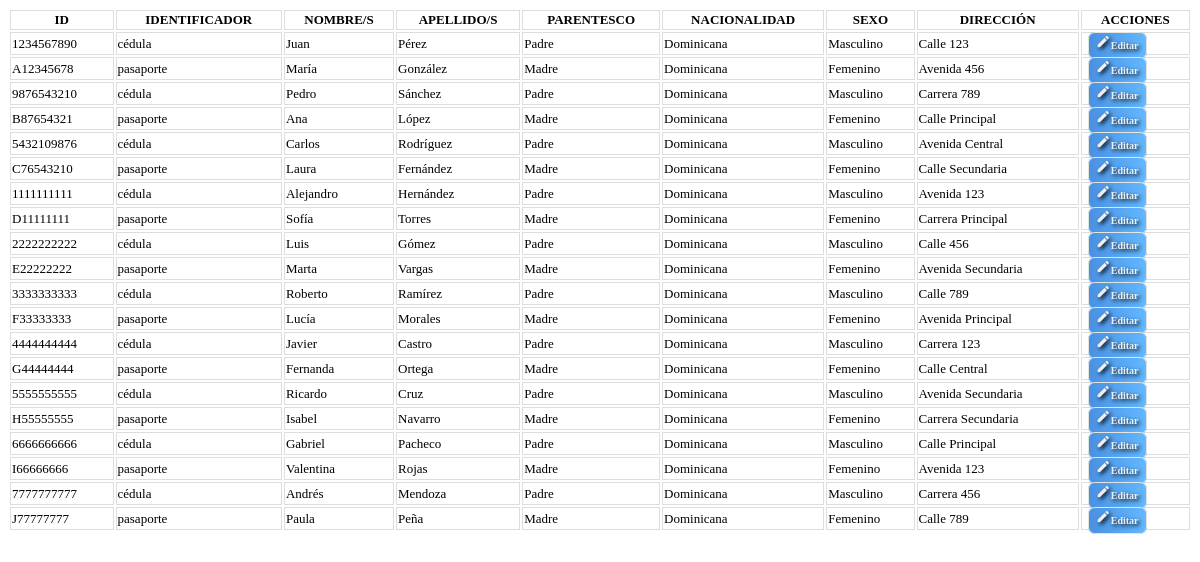
/consulta_padrespacientes2.php, run on an earlier commit of the app's database.
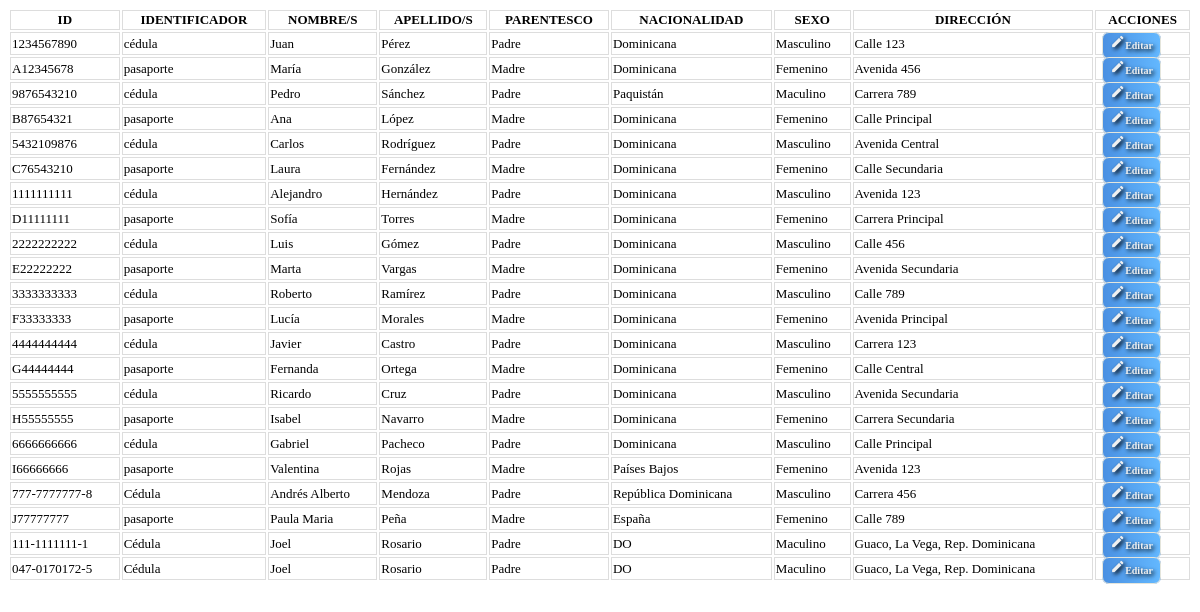
And on a later commit of the database.
### tables this page shows
CREATE TABLE `datos_padres_de_pacientes` (
  `Numidentificador` varchar(25) NOT NULL,
  `Tipo_Identificador` text,
  `Nombre` text,
  `Apellido` text,
  `Parentesco` text,
  `Nacionalidad` text,
  `Sexo` text,
  `Direccion` text,
  `Ocupacion` text,
  PRIMARY KEY (`Numidentificador`)
);

### consulta_padrespacientes2.php (the view, shortened to what this page needs)
<?php
$servername = "localhost";
$username = "root";
$password = "";
$database = "pediatra_sis";
$conn = new mysqli($servername, $username, $password, $database);
$query = "SELECT * FROM datos_padres_de_pacientes";
$result = $conn->query($query);
function in_iframe()
{
  return $_SERVER['HTTP_REFERER'] !== null && $_SERVER['HTTP_REFERER'] !== $_SERVER['REQUEST_URI'];
}
?>
<!DOCTYPE html>
<html lang="es">
<head>
  <link rel="stylesheet" href="https://cdn.datatables.net/1.13.5/css/jquery.dataTables.min.css">
  <link rel="stylesheet" href="https://cdn.datatables.net/buttons/2.4.1/css/buttons.dataTables.min.css">
</head>
<body>
  <table id="tabla_padrespacientes" class="display" style="width:100%; font-size:small;">
    <thead>
      <tr>
        <th>Id</th>
        <th>Identificador</th>
        <th>Nombre/s</th>
        <th>Apellido/s</th>
        <th>Parentesco</th>
        <th>Nacionalidad</th>
        <th>sexo</th>
        <th>Dirección</th>
        <th>Acciones</th>
      </tr>
    </thead>
    <tbody>
      <?php
      if ($result->num_rows > 0) {
        while ($row = $result->fetch_assoc()) {
          echo "<tr onclick=\"seleccionarpadrepaciente('" . $row["Numidentificador"] . "', '" . $row["Nombre"] . "')\">";
          echo "<td>" . $row["Numidentificador"] . "</td>";
          echo "<td>" . $row["Tipo_Identificador"] . "</td>";
          echo "<td>" . $row["Nombre"] . "</td>";
          echo "<td>" . $row["Apellido"] . "</td>";
          echo "<td>" . $row["Parentesco"] . "</td>";
          echo "<td>" . $row["Nacionalidad"] . "</td>";
          echo "<td>" . $row["Sexo"] . "</td>";
          echo "<td>" . $row["Direccion"] . "</td>";
          echo "<td> <a class='clasebotonVER' href=\"modulo/padrespacientes/editar.php?Numidentificador=$row[Numidentificador]&pag=$pagina\" " . (in_iframe() ? 'target="_parent"' : '') . "><i class='material-icons' style='font-size:15px;color:#f0f0f0;text-shadow:2px 2px 4px #000000;'>edit</i>Editar</a> </td>";
          echo "</tr>";
        }
      } else {
        echo "<tr><td colspan='2'>No se encontraron resultados.</td></tr>";
      }
      ?>
    </tbody>
  </table>
</body>
</html>

### consulta_padrespacientes2.php (style rules this page uses)
.clasebotonVER { color: #f0f0f0; text-shadow: 2px 2px 4px #000000; font-weight: bold; border: 1px solid #e4e5dc; outline: none; background: linear-gradient(to right, #4a90e2, #63b8ff); border-radius: 7px; width: auto; text-decoration: none; height: 40px; font-size: 16px; padding: 7px; margin: 5px; }
th { background-color: white; text-transform: uppercase; }
tr,th, td { border:1px solid #ddd ; }
.clasebotonVER { color:#f0f0f0; text-shadow:2px 2px 4px #000000; font-weight: bold; border: 1px solid #e4e5dc; outline: none; background: linear-gradient(to right, #4a90e2, #63b8ff); border-radius: 7px; width: auto; text-decoration: none; height: 40px; font-size: 10px; padding: 7px; margin: 5px; }

What changed in the data, as far as the page shows it:
removed datos_padres_de_pacientes: Numidentificador "7777777777", Tipo_Identificador "cédula", Nombre "Andrés", Apellido "Mendoza", Parentesco "Padre", Nacionalidad "Dominicana", Sexo "Masculino", Direccion "Carrera 456"
changed datos_padres_de_pacientes "Pedro": Nacionalidad "Dominicana" → "Paquistán"; Sexo "Masculino" → "Maculino"
changed datos_padres_de_pacientes "Valentina": Nacionalidad "Dominicana" → "Países Bajos"
added datos_padres_de_pacientes: Numidentificador "777-7777777-8", Tipo_Identificador "Cédula", Nombre "Andrés Alberto", Apellido "Mendoza", Parentesco "Padre", Nacionalidad "República Dominicana", Sexo "Masculino", Direccion "Carrera 456"
changed datos_padres_de_pacientes "Peña": Nombre "Paula" → "Paula Maria"; Nacionalidad "Dominicana" → "España"
added datos_padres_de_pacientes: Numidentificador "111-1111111-1", Tipo_Identificador "Cédula", Nombre "Joel", Apellido "Rosario", Parentesco "Padre", Nacionalidad "DO", Sexo "Maculino", Direccion "Guaco, La Vega, Rep. Dominicana"
added datos_padres_de_pacientes: Numidentificador "047-0170172-5", Tipo_Identificador "Cédula", Nombre "Joel", Apellido "Rosario", Parentesco "Padre", Nacionalidad "DO", Sexo "Maculino", Direccion "Guaco, La Vega, Rep. Dominicana"
